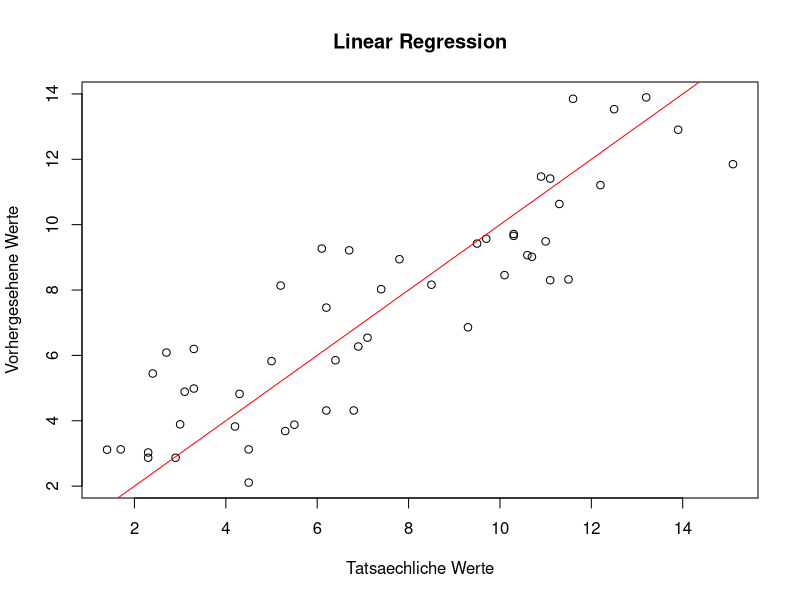
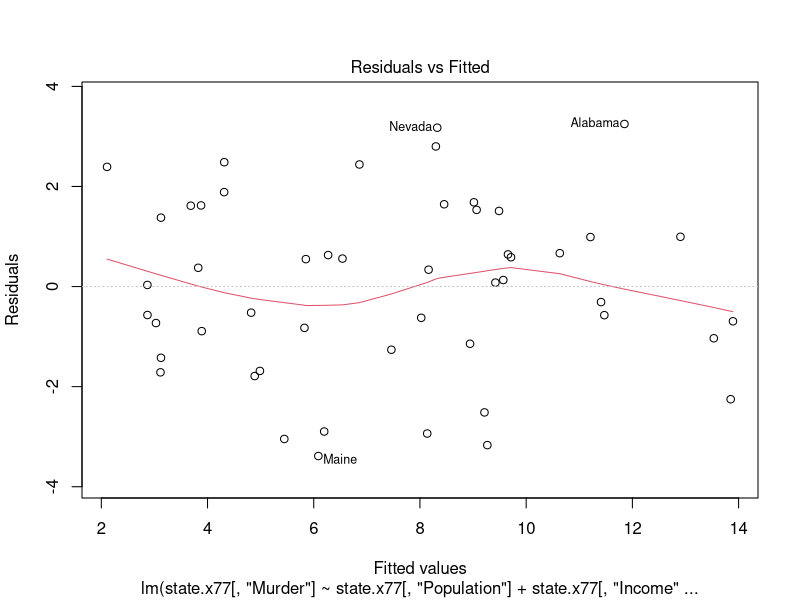
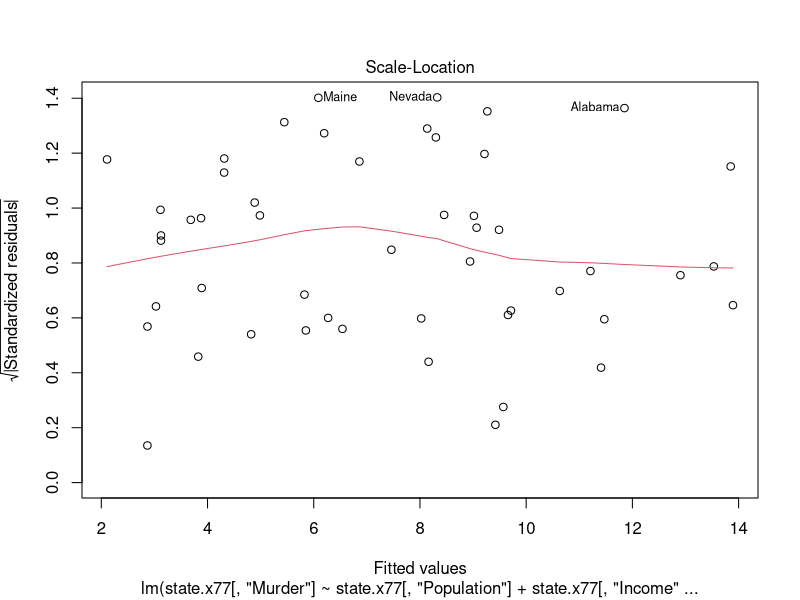
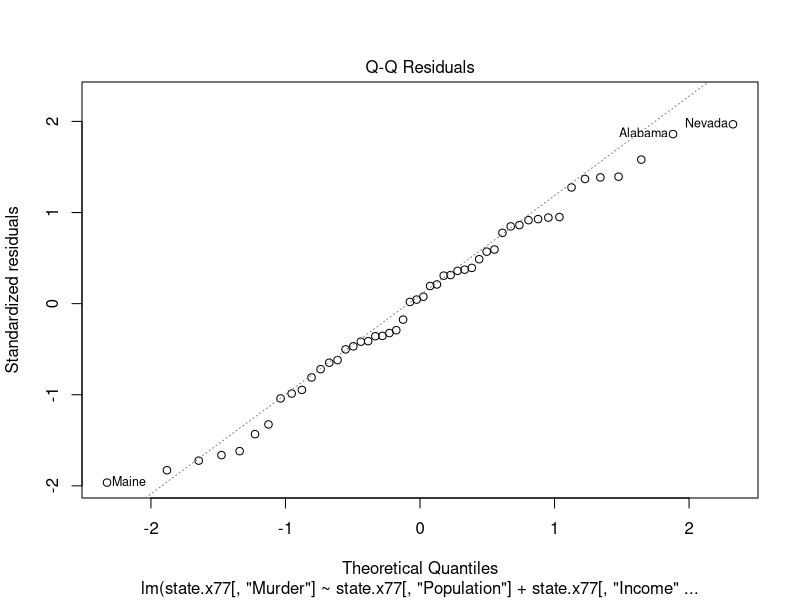
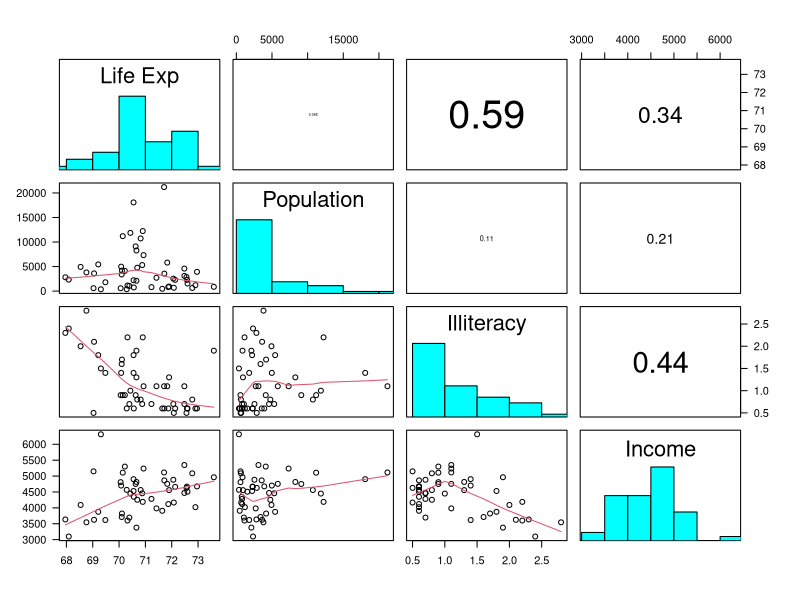
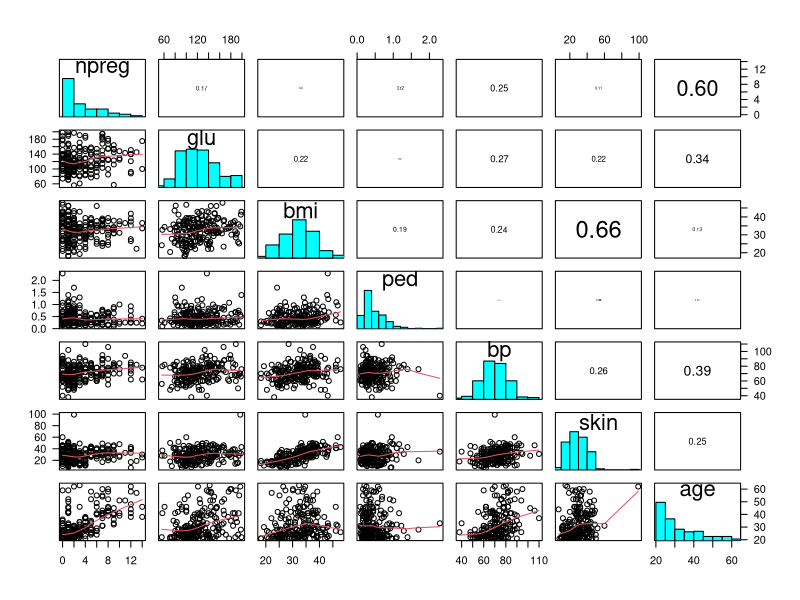
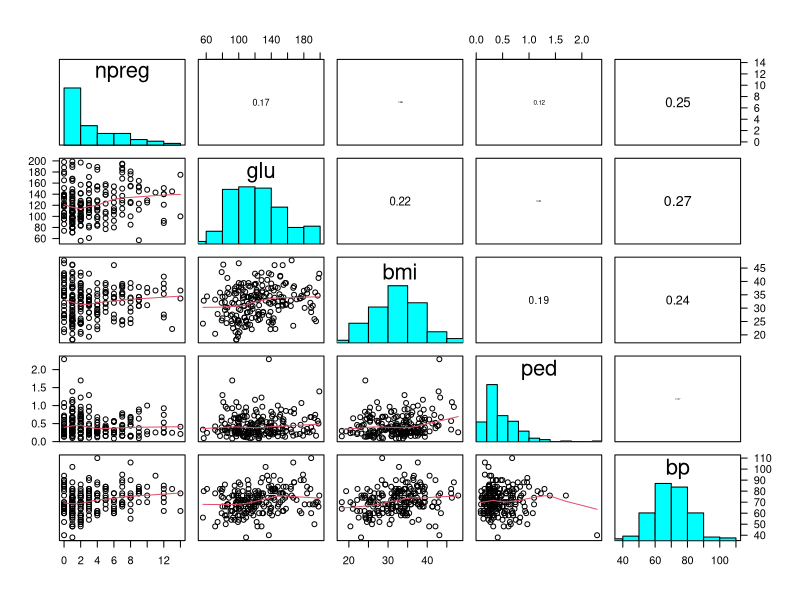
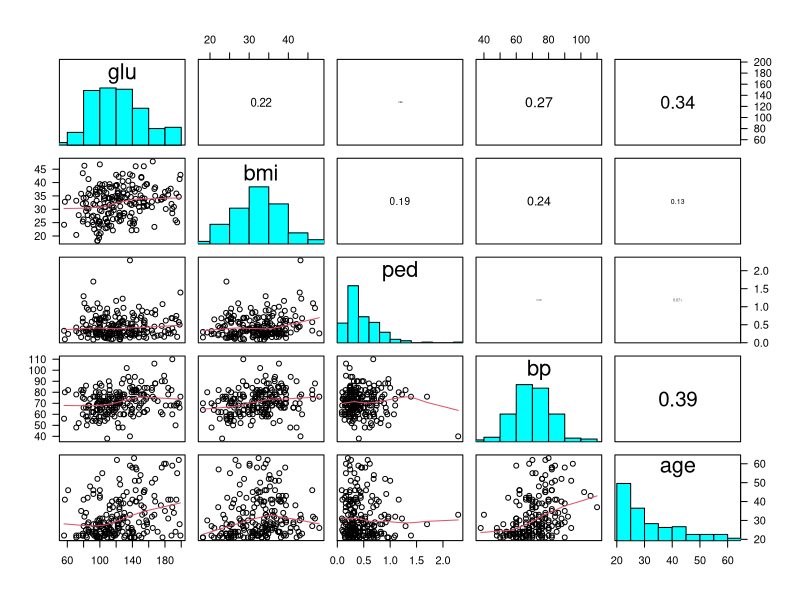

Reproduce these figures in R, in order.
## ---- chunk 1
knitr::opts_chunk$set(echo = TRUE)
## ---- chunk 2
?state.x77
summary(state.x77)
## ---- chunk 3
model <-  lm(state.x77[,"Murder"] ~ state.x77[,"Population"] + state.x77[,"Income"] + state.x77[,"Illiteracy"] + state.x77[,"Life Exp"])

plot(state.x77[,"Murder"], predict(model), main = "Linear Regression", xlab = "Tatsaechliche Werte", ylab = "Vorhergesehene Werte")
abline(0,1, col = "red")

coef <- coef(model)
model_equation <- paste("Y=",round(coef[1],2), "+",
                            round(coef[2],4),"* X1 +",
                            round(coef[3],4),"* X2 +",
                            round(coef[4],2),"* X3 +",
                            round(coef[5],2),"* X4")

print(model_equation)
## ---- chunk 4

model <-  lm(state.x77[,"Murder"] ~ state.x77[,"Population"] + state.x77[,"Income"] + state.x77[,"Illiteracy"] + state.x77[,"Life Exp"])
# Korrelation
summary(model)


# Systematische Fehler
plot(model, which = 1)

# homoskedastitzitaet
plot(model, which = 3)

# Modellfehler normalverteilt
plot(model, which = 2)

# multikollinearitaet
p <- state.x77[,c("Population","Income", "Illiteracy", "Life Exp")]
print(cor(p))

panel.hist <- function(x, ...) {
    usr <- par("usr"); on.exit(par(usr))
    par(usr = c(usr[1:2], 0, 1.5))
    h <- hist(x, plot = FALSE)
    breaks <- h$breaks; nB <- length(breaks)
    y <- h$counts; y <- y/max(y)
    rect(breaks[-nB], 0, breaks[-1], y, col = "cyan", ...)
}

panel.cor <- function(x, y, digits = 2, prefix = "", cex.cor, ...) {
    usr <- par("usr"); on.exit(par(usr))
    par(usr = c(0, 1, 0, 1))
    r <- abs(cor(x, y))
    txt <- format(c(r, 0.123456789), digits = digits)[1]
    txt <- paste0(prefix, txt)
    if(missing(cex.cor)) cex.cor <- 0.8/strwidth(txt)
    text(0.5, 0.5, txt, cex = cex.cor * r)
}

# Create a matrix of scatterplots
pairs(state.x77[, c("Life Exp" , "Population" , "Illiteracy", "Income")], 
      lower.panel = panel.smooth, 
      upper.panel = panel.cor, 
      diag.panel = panel.hist, 
      las=1)

## ---- chunk 5
library(MASS)
data(Pima.tr)
?Pima.tr
## ---- chunk 6
library(MASS)
data(Pima.tr)
model <- glm(type ~ skin + glu  + bmi + ped + bp + age + npreg, family=binomial(link ="logit"), data=Pima.tr)



# Create a matrix of scatterplots
pairs(Pima.tr[, c("npreg" ,  "glu"  , "bmi" , "ped" , "bp" , "skin" , "age")], 
      lower.panel = panel.smooth, 
      upper.panel = panel.cor, 
      diag.panel = panel.hist, 
      las=1)



summary(model)
coef(model)


model <- glm(type ~ skin + glu   + ped + bp  + npreg, family=binomial(link ="logit"), data=Pima.tr)
# Create a matrix of scatterplots
pairs(Pima.tr[, c("npreg" ,  "glu"  , "bmi" , "ped" , "bp"  )], 
      lower.panel = panel.smooth, 
      upper.panel = panel.cor, 
      diag.panel = panel.hist, 
      las=1)
summary(model)
coef(model)

model <- glm(type ~ glu  + bmi + ped + bp + age , family=binomial(link ="logit"), data=Pima.tr)
# Create a matrix of scatterplots
pairs(Pima.tr[, c("glu"  , "bmi" , "ped" , "bp"  , "age")], 
      lower.panel = panel.smooth, 
      upper.panel = panel.cor, 
      diag.panel = panel.hist, 
      las=1)
summary(model)
coef(model)
